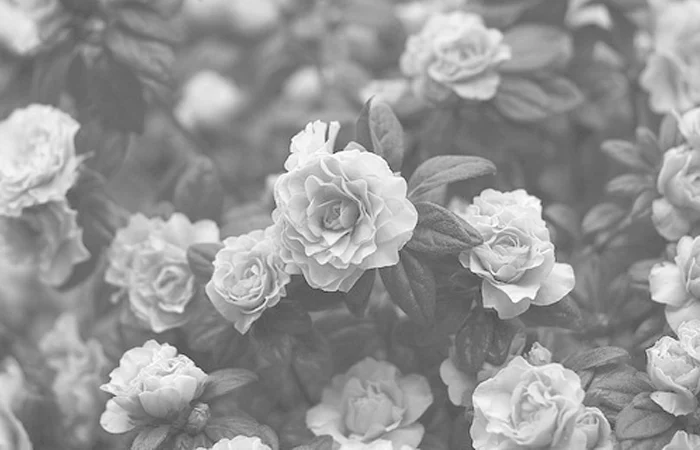
#> input picture Lab/lab05/flower.png, 700 x 450 px
$ python 'src_01 copy 3.py'
#> lines starting #> are read from the running program, lines starting #| are printed output that depends on the picture
import cv2
import numpy as np
from matplotlib import pyplot as plt

imageSource = "./flower.png"
image = cv2.imread(imageSource)
#> image is the input picture: shape (450, 700, 3); mean B, G, R 149.7, 149.7, 149.7

grayImage = cv2.cvtColor(src=image, code=cv2.COLOR_BGR2GRAY)

equalizeHistogram = cv2.equalizeHist(src=grayImage)
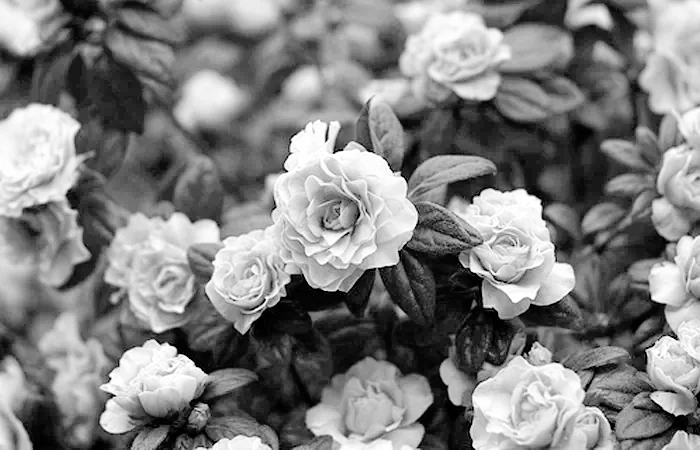
#> equalizeHistogram: shape (450, 700); min 0, max 255, mean 128.7
print(grayImage.ravel())
#> (printed output is left out)
print(grayImage)
#> (printed output is left out)
print(type(grayImage))
#| <class 'numpy.ndarray'>
plt.hist(grayImage.ravel(), 256, [0, 256])


# [7 lines of commented-out code are left out]

plt.show()
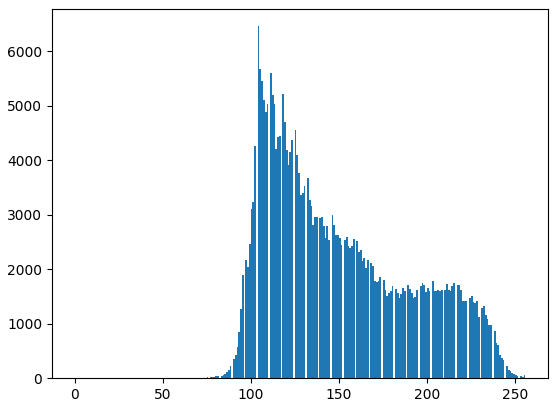
#> figure drawn by matplotlib, 1 panel; tallest bar 6459 high, from x = 104 to 105
# cv2.imshow("windown 1", grayImage)
cv2.imshow("windown", np.vstack((grayImage, equalizeHistogram)))
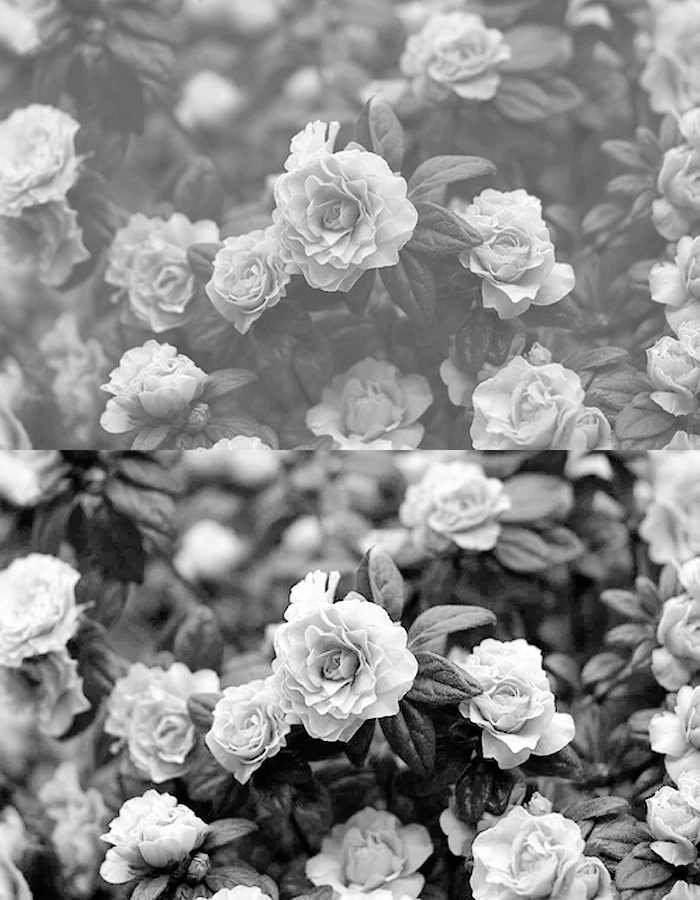
#> window 'windown': shape (900, 700); min 0, max 255, mean 139.2
cv2.waitKey(0)
cv2.destroyAllWindows()

$ run again, with Lab/lab05/5_histogram.jpeg saved as Lab/lab05/flower.png
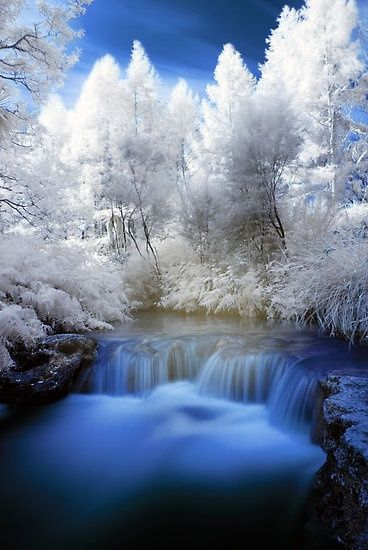
#> input picture Lab/lab05/5_histogram.jpeg, 368 x 550 px
#> image is the input picture: shape (550, 368, 3); mean B, G, R 149.7, 125.6, 110.8
#> (printed output is left out)
#> (printed output is left out)
#| <class 'numpy.ndarray'>
#> `plt.show()`:
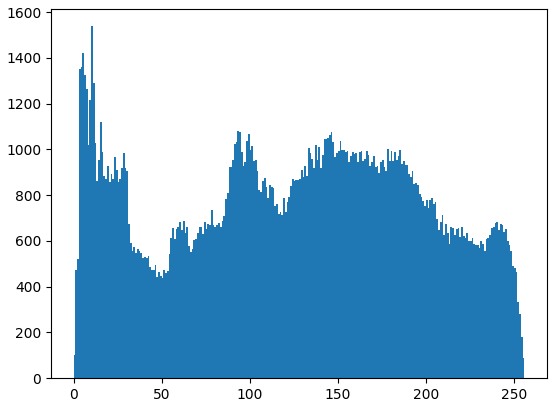
#> figure drawn by matplotlib, 1 panel; tallest bar 1539 high, from x = 10 to 11
#> `cv2.imshow("windown", np.vstack((grayImage, equalizeHistogram)))`:
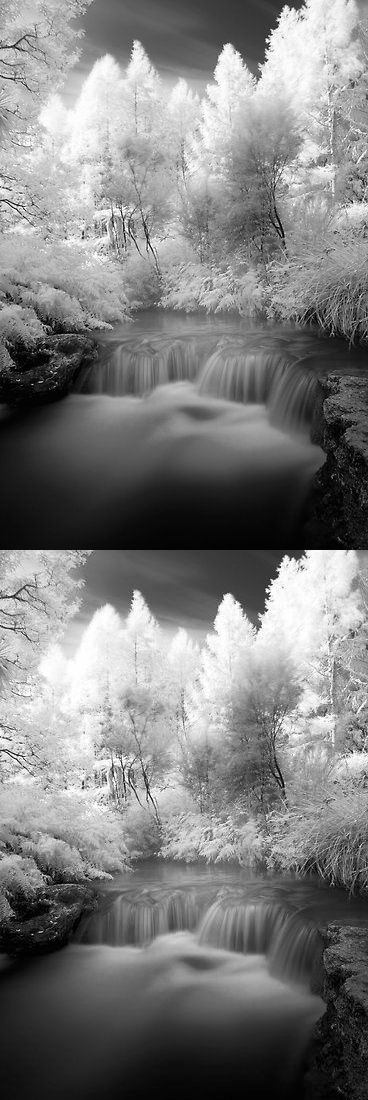
#> window 'windown': shape (1100, 368); min 0, max 255, mean 126
